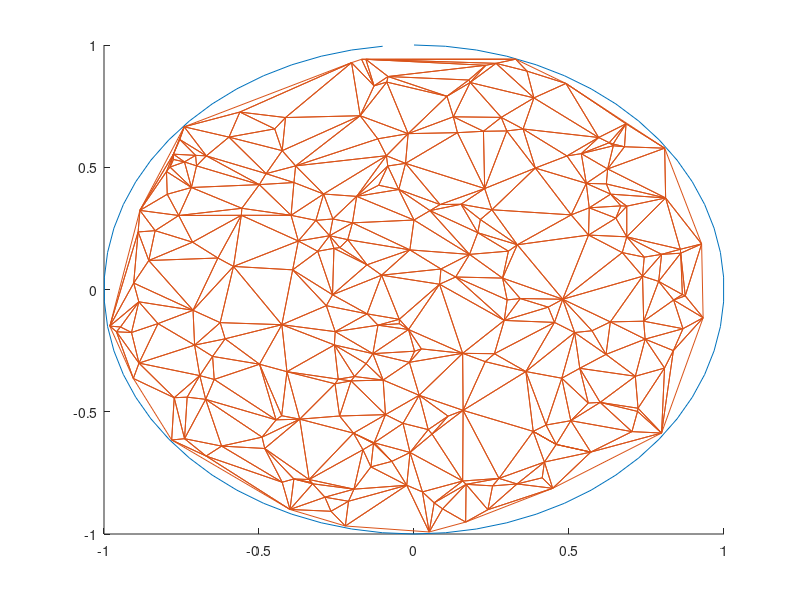

Recreate this plot in MATLAB.
%{
    Emile Goulard
    uID: u1244855
    CS3200 - Assignment 7

    Summary:
        This code randomly distributes 250 points inside the circle defined
        by 'circle-2douter.txt' from Question 2. It will then generate the
        triangulated mesh using those random points.

%}
hold all;
format long
fid = fopen('circle-2douter.txt', 'rt');
c = textscan(fid, '%f%f');
fclose(fid);

circlePoints = cell2mat(c);

theta = 0:pi/50:2*pi;
circleX = circlePoints(:, 1);
circleY = circlePoints(:, 2);
plot(circleX, circleY);

radius = 1;
centerX = 0;
centerY = 0;

% Plot within inside of circle plotted
t = 2 * pi * rand(250,1);
r = radius * sqrt(rand(250,1));
x = centerX + r.*cos(t);
y = centerY + r.*sin(t);
DT = delaunay(x,y);
triplot(DT,x,y);